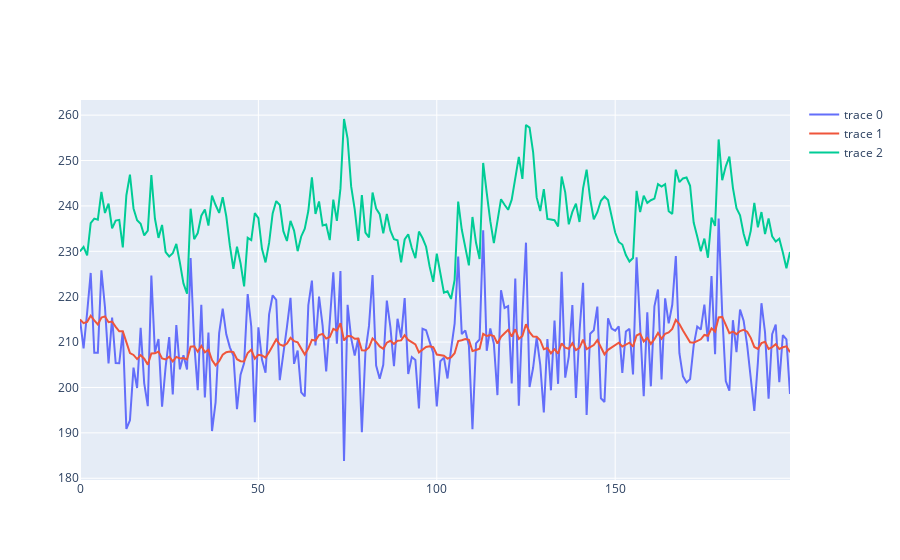

The notebook cell this image was saved under:
### Code cell
fig = go.Figure()
fig.add_trace(go.Scatter(
    y=sample_rtt
))
fig.add_trace(go.Scatter(
    y=est_rtt
))
fig.add_trace(go.Scatter(
    y=timeout_interval
))

### Figure 1 — Plotly figure (JSON) as saved in the notebook; plotly's stock layout.template omitted (floating-point values rounded to 4 significant figures; data arrays with more than 128 entries replaced by an {"elided": "..."} marker saying what was removed)
{"data": [{"type": "scatter", "y": {"elided": "200 float values"}}, {"type": "scatter", "y": {"elided": "200 float values"}}, {"type": "scatter", "y": {"elided": "200 float values"}}], "layout": {}}
